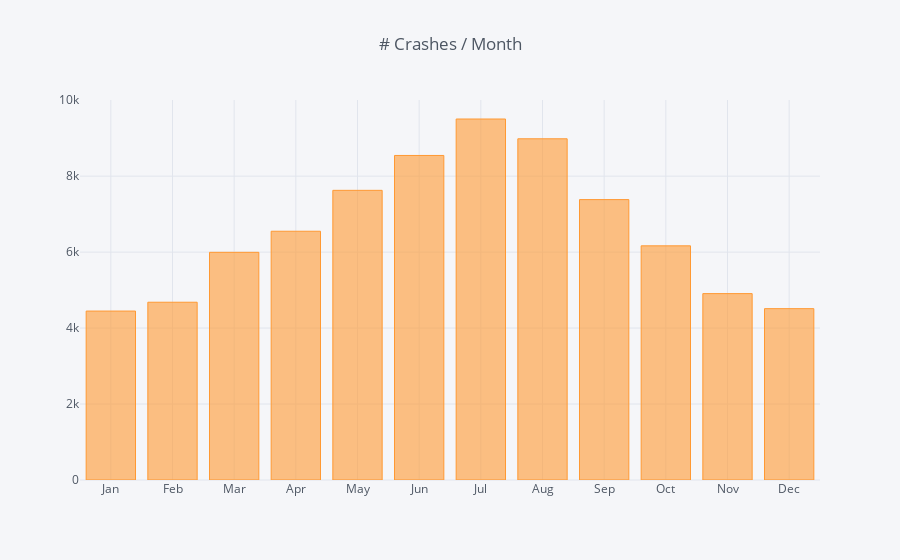

Notebook code cell kept with this figure:
### Code cell
crash_data['Month'] = crash_data['Event.Date'].apply(lambda x: x.month)
by_month = crash_data.groupby('Month').count()
by_month['Month.Name'] = by_month.index.map(lambda x: calendar.month_abbr[x])
by_month.iplot(kind='bar', x='Month.Name', y='Event.Id', title='# Crashes / Month')

### Figure 1 — Plotly figure (JSON) as saved in the notebook; plotly's stock layout.template omitted (floating-point values rounded to 4 significant figures)
{"data": [{"marker": {"color": "rgba(255, 153, 51, 0.6)", "line": {"color": "rgba(255, 153, 51, 1.0)", "width": 1}}, "name": "Event.Id", "orientation": "v", "text": "", "type": "bar", "x": ["Jan", "Feb", "Mar", "Apr", "May", "Jun", "Jul", "Aug", "Sep", "Oct", "Nov", "Dec"], "y": [4448, 4680, 5994, 6549, 7626, 8544, 9504, 8983, 7382, 6165, 4907, 4511]}], "layout": {"legend": {"bgcolor": "#F5F6F9", "font": {"color": "#4D5663"}}, "paper_bgcolor": "#F5F6F9", "plot_bgcolor": "#F5F6F9", "title": "# Crashes / Month", "titlefont": {"color": "#4D5663"}, "xaxis1": {"gridcolor": "#E1E5ED", "showgrid": true, "tickfont": {"color": "#4D5663"}, "title": "", "titlefont": {"color": "#4D5663"}, "zerolinecolor": "#E1E5ED"}, "yaxis1": {"gridcolor": "#E1E5ED", "showgrid": true, "tickfont": {"color": "#4D5663"}, "title": "", "titlefont": {"color": "#4D5663"}, "zerolinecolor": "#E1E5ED"}}}
